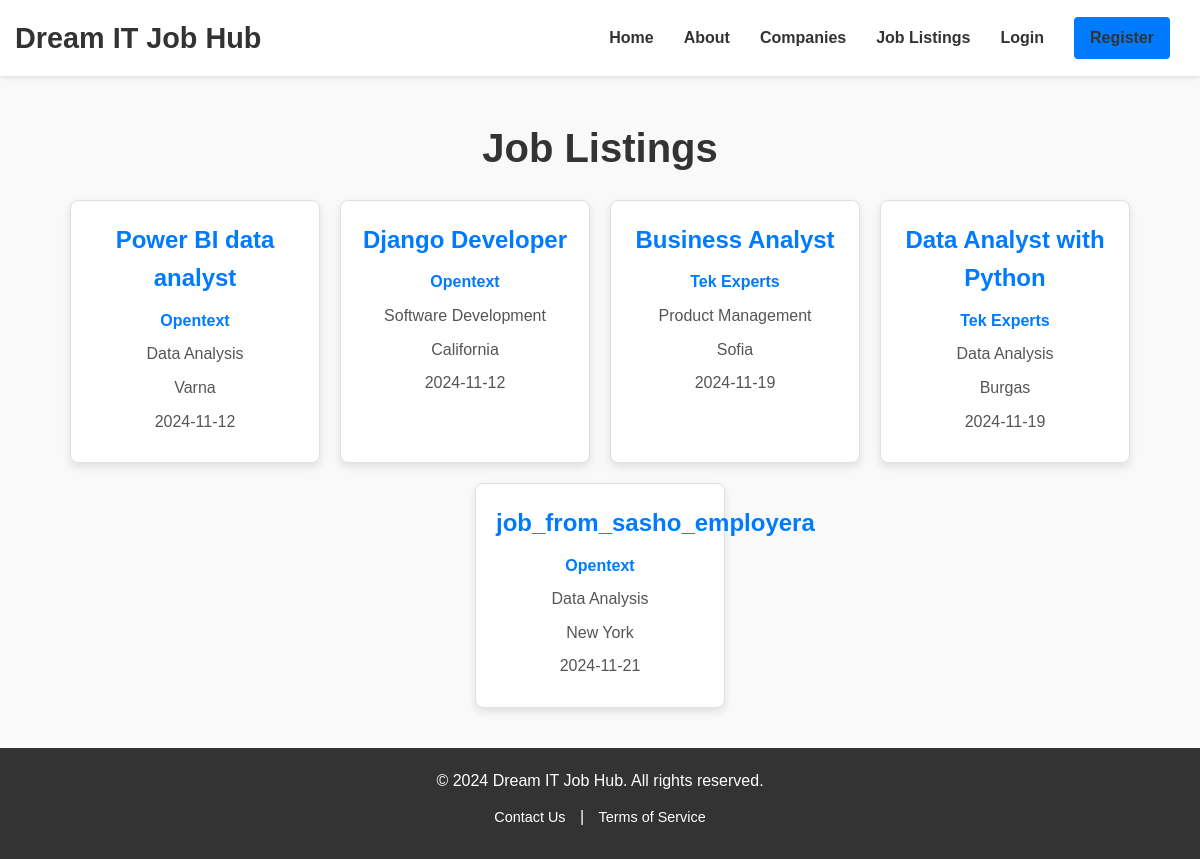
The app's page /jobs/, older data.
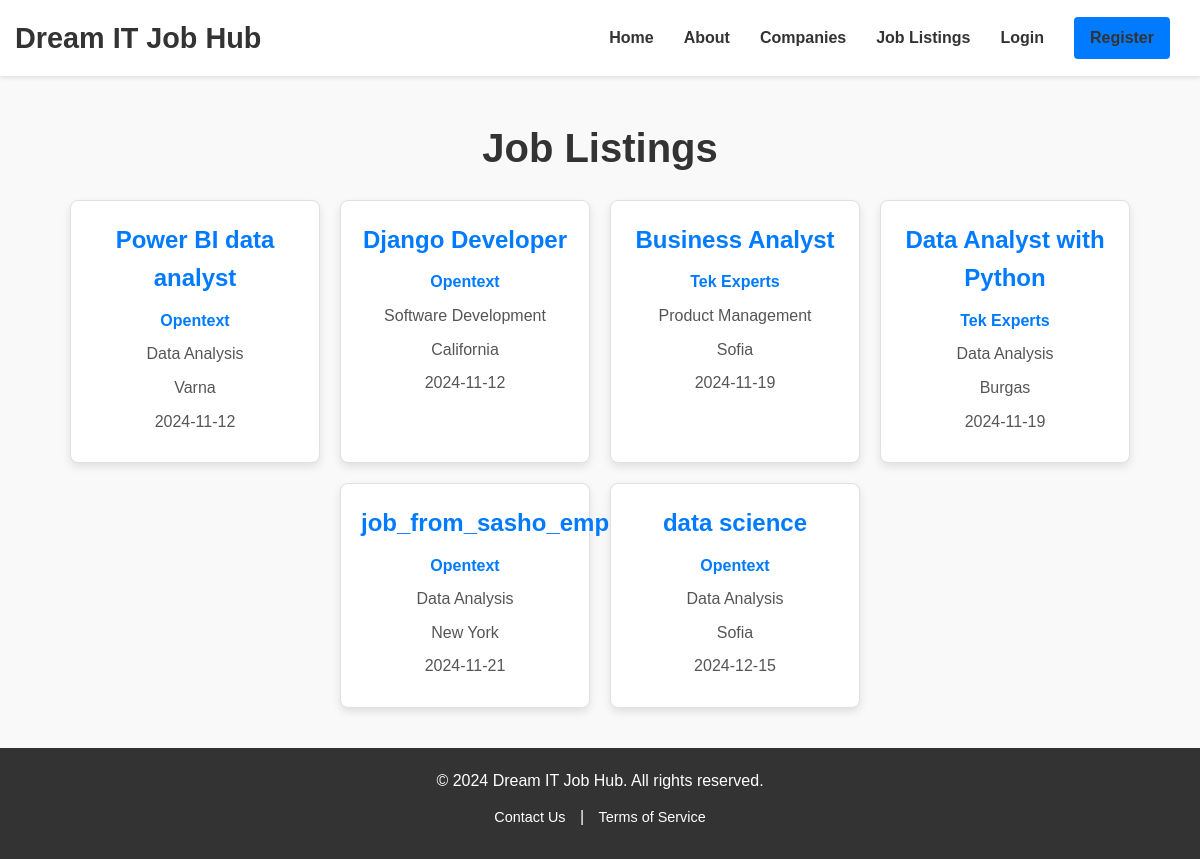
The same page, newer data.
### JobPortalFinal/jobs/models.py (models this page shows)
class Job(models.Model):
    CHOICE_CATEGORIES = (
        ('Data Analysis', 'Data Analysis'),
        ('Engineering ', 'Engineering '),
        ('Software Development', 'Software Development'),
        ('Product Management', 'Product Management'),
        ('System Administration', 'System Administration'),
        ('Other', 'Other'),
    )
    title = models.CharField(max_length=100)
    category = models.CharField(choices=CHOICE_CATEGORIES, max_length=100)
    description = models.TextField()
    location = models.CharField(max_length=100)
    salary = models.PositiveIntegerField()
    posted_date = models.DateTimeField(auto_now_add=True)
    company = models.ForeignKey(Company, on_delete=models.CASCADE, related_name='jobs')
    posted_by = models.ForeignKey(CustomUser, on_delete=models.CASCADE, related_name='posted_jobs')

### JobPortalFinal/companies/models.py (models this page shows, shortened)
class Company(models.Model):
    name = models.CharField(max_length=100)
    description = models.TextField()
    website = models.URLField(blank=True, null=True)
    logo = models.ImageField(upload_to='company_logos/', blank=True, null=True)
    location = models.CharField(max_length=255, blank=True, null=True)
    created_by = models.ForeignKey(CustomUser, on_delete=models.SET_NULL, blank=True, null=True, editable=False)

### JobPortalFinal/jobs/views.py (the view)
# urls.py: path('', JobListView.as_view(), name='all jobs'),
class JobListView(ListView):
    model =Job
    template_name= 'jobs/job-list.html'
    paginate_by = 10

### templates/jobs/job-list.html (shortened to what this page needs)
{% extends 'base.html' %}
{% block content %}
<div class="jobs-container">
    <h1>Job Listings</h1>
    <div class="jobs-grid">
        {% for job in object_list %}
            <div class="job-card">
                <a href="{% url 'job details' job.pk %}">
                    <h3 class="job-title">{{ job.title }}</h3>
                    <p class="job-company">{{ job.company.name }}</p>
                    <p class="job-category">{{ job.category }}</p>
                    <p class="job-location">{{ job.location }}</p>
                    <p class="job-posted">{{ job.posted_date|date:"Y-m-d" }}</p>
                </a>
            </div>
        {% empty %}
            <p>No jobs found.</p>
        {% endfor %}
    </div>
</div>
{% endblock %}

Row changes from the older to the newer data that the page shows:
added Job: title "data science", company.name "Opentext", category "Data Analysis", location "Sofia", posted_date "2024-12-15"
